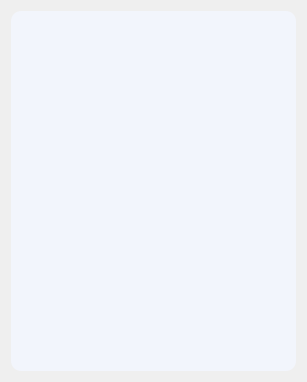
<?xml version="1.0" encoding="UTF-8"?>
<ui version="4.0">
 <class>MMLoginDialog</class>
 <widget class="QDialog" name="MMLoginDialog">
  <property name="geometry">
   <rect>
    <x>0</x>
    <y>0</y>
    <width>307</width>
    <height>382</height>
   </rect>
  </property>
  <property name="windowTitle">
   <string>Dialog</string>
  </property>
  <property name="styleSheet">
   <string notr="true">QDialog#MMLoginDialog
{
	background-color: #F2F5FC;
}|</string>
  </property>
  <layout class="QVBoxLayout" name="verticalLayout">
   <item>
    <widget class="QWidget" name="widget" native="true">
     <property name="styleSheet">
      <string notr="true">QWidget#widget 
{
	background-color: #F2F5FC;
	border-radius: 10px;
}</string>
     </property>
     <layout class="QGridLayout" name="gridLayout">
      <property name="leftMargin">
       <number>9</number>
      </property>
      <property name="topMargin">
       <number>9</number>
      </property>
      <property name="rightMargin">
       <number>9</number>
      </property>
      <property name="bottomMargin">
       <number>9</number>
      </property>
      <property name="spacing">
       <number>6</number>
      </property>
      <item row="2" column="0">
       <layout class="QVBoxLayout" name="verticalLayout_3">
        <item>
         <widget class="QStackedWidget" name="stackedWidget">
          <property name="styleSheet">
           <string notr="true">QStackedWidget#stackedWidget
{
	background-color: #F2F5FC;
}</string>
          </property>
          <property name="currentIndex">
           <number>0</number>
          </property>
          <widget class="MMAccountLogin" name="wdg_account_login"/>
          <widget class="QWidget" name="page_2"/>
         </widget>
        </item>
       </layout>
      </item>
      <item row="1" column="0">
       <widget class="QWidget" name="wdg_top" native="true">
        <property name="minimumSize">
         <size>
          <width>0</width>
          <height>0</height>
         </size>
        </property>
        <layout class="QHBoxLayout" name="horizontalLayout_4">
         <property name="leftMargin">
          <number>0</number>
         </property>
         <property name="topMargin">
          <number>0</number>
         </property>
         <property name="rightMargin">
          <number>0</number>
         </property>
         <property name="bottomMargin">
          <number>0</number>
         </property>
         <item>
          <layout class="QHBoxLayout" name="horizontalLayout">
           <item>
            <spacer name="horizontalSpacer">
             <property name="orientation">
              <enum>Qt::Horizontal</enum>
             </property>
             <property name="sizeHint" stdset="0">
              <size>
               <width>40</width>
               <height>20</height>
              </size>
             </property>
            </spacer>
           </item>
           <item>
            <widget class="MMPushButton" name="btn_close">
             <property name="styleSheet">
              <string notr="true">QPushButton
{
	border: none;
}</string>
             </property>
             <property name="text">
              <string/>
             </property>
             <property name="icon">
              <iconset>
               <normaloff>:/ Global/close.png</normaloff>:/ Global/close.png</iconset>
             </property>
             <property name="iconSize">
              <size>
               <width>16</width>
               <height>16</height>
              </size>
             </property>
            </widget>
           </item>
          </layout>
         </item>
        </layout>
       </widget>
      </item>
     </layout>
    </widget>
   </item>
  </layout>
 </widget>
 <customwidgets>
  <customwidget>
   <class>MMPushButton</class>
   <extends>QPushButton</extends>
   <header>mmpushbutton.h</header>
  </customwidget>
  <customwidget>
   <class>MMAccountLogin</class>
   <extends>QWidget</extends>
   <header>mmaccountlogin.h</header>
   <container>1</container>
  </customwidget>
 </customwidgets>
 <resources/>
 <connections/>
</ui>
